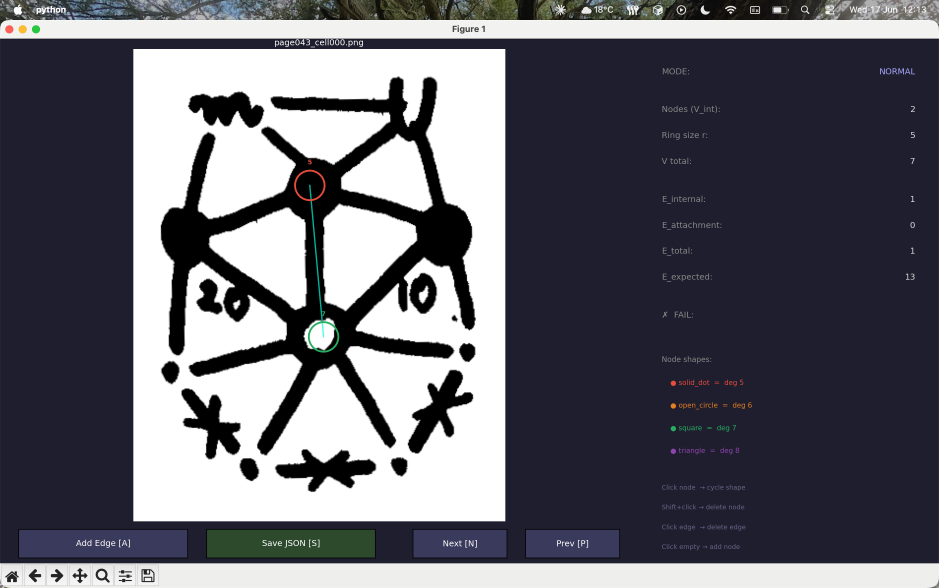
#> input picture img.png, 2816 x 1762 px (shown at 1/3 size)
$ python node_detector.py img.png
#> lines starting #> are read from the running program, lines starting #| are printed output that depends on the picture; after the words box and inside, x2 and y2 are one past the last pixel; in counts of white or black regions, pixels touching at a corner belong together
"""
Phase 2 — Node Detection

Detects and classifies nodes in a cropped Appel-Haken configuration image.

Node types (from CLAUDE.md):
    solid_dot   → degree 5  (large filled black disc)
    open_circle → degree 6  (hollow ring, white interior)
    square      → degree 7  (four-cornered blob)
    triangle    → degree 8+ (three-cornered blob)

Strategy:
    Solid dots are filled blobs — detected via connected components + circularity.
    Open circles are hollow rings — detected via Hough on the ring edge.
    Squares / triangles — detected via contour polygon approximation.

Usage:
    python node_detector.py crops/page043_cell002.png
    python node_detector.py crops/page043_cell002.png --debug
"""

import argparse
from dataclasses import dataclass
from pathlib import Path

import cv2
import numpy as np

# ---------------------------------------------------------------------------
# Tuning constants (calibrated at 600 DPI on ~370–560px-wide crops)
# ---------------------------------------------------------------------------

# Fraction of image height stripped from bottom to remove "CTL #N" label
LABEL_STRIP_FRAC = 0.18

# Adaptive threshold block size (should be odd; ~5% of crop width at 600 DPI)
BINARISE_BLOCK = 31

# --- Solid dot detection via distance-transform local maxima ---
# At 600 DPI: edge half-width ~4–6 px (dist peak ~4–6), solid dot radius ~10–25 px
# (dist peak ~10–25).  Threshold at 10 px rejects thick-edge midpoints (dist ~8–9)
# while keeping genuine solid dots.  Fill ratio 0.65 further guards against
# elongated junction blobs that survive the distance threshold.
SOLID_MIN_DIST_PX = 10.0   # minimum dist-transform value to qualify as a node centre
SOLID_FILL_MIN    = 0.65   # fill ratio within 0.5*r must exceed this

# --- Open circle (Hough ring) detection ---
# At 600 DPI, open circle rings have radius ~12–20px.
HOUGH_MIN_RADIUS = 10
HOUGH_MAX_RADIUS = 22
HOUGH_MIN_DIST = 28
HOUGH_THRESHOLD = 18
OPEN_MIN_CENTRE_INTENSITY = 160  # mean grayscale in centre must exceed this (0=black, 255=white)
OPEN_MIN_RING_INK = 0.45         # fraction of circumference at radius r that must be ink

# --- Square / triangle (polygon) detection ---
POLY_MIN_AREA = 400
POLY_MAX_AREA = 5_000
POLY_MAX_CIRCULARITY = 0.72    # below this → non-circular blob

# Proximity radius: skip a candidate if a previously found node is already near
PROXIMITY_PX = 25

DEGREE_MAP = {
    "solid_dot":   5,
    "open_circle": 6,
    "square":      7,
    "triangle":    8,
}


# ---------------------------------------------------------------------------
# Data type
# ---------------------------------------------------------------------------

@dataclass
class Node:
    x: int
    y: int
    radius: int
    shape: str       # solid_dot | open_circle | square | triangle
    degree: int


# ---------------------------------------------------------------------------
# Image loading
# ---------------------------------------------------------------------------

def load_binary(image_path: str) -> tuple[np.ndarray, np.ndarray]:
    """Return (gray, binary_inv) with the bottom label strip removed."""
    gray = cv2.imread(image_path, cv2.IMREAD_GRAYSCALE)
    if gray is None:
        raise FileNotFoundError(f"Cannot read image: {image_path}")

    h = gray.shape[0]
    gray = gray[:h - int(h * LABEL_STRIP_FRAC), :]

    denoised = cv2.medianBlur(gray, 3)
    binary = cv2.adaptiveThreshold(
        denoised, 255,
        cv2.ADAPTIVE_THRESH_GAUSSIAN_C,
        cv2.THRESH_BINARY_INV,
        blockSize=BINARISE_BLOCK, C=8,
    )
    return gray, binary


# ---------------------------------------------------------------------------
# Helpers
# ---------------------------------------------------------------------------

def _fill_ratio(binary_inv: np.ndarray, cx: int, cy: int, r: int,
                sample_frac: float = 0.70) -> float:
    """Fraction of pixels within sample_frac*r of (cx,cy) that are ink."""
    h, w = binary_inv.shape
    ys, xs = np.ogrid[:h, :w]
    mask = (xs - cx) ** 2 + (ys - cy) ** 2 <= (r * sample_frac) ** 2
    total = int(mask.sum())
    if total == 0:
        return 0.0
    return int(binary_inv[mask].sum() / 255) / total


def _near_any(cx: int, cy: int, nodes: list[Node], threshold: int = PROXIMITY_PX) -> bool:
    return any((cx - node.x) ** 2 + (cy - node.y) ** 2 < threshold ** 2 for node in nodes)


def _mean_intensity(gray: np.ndarray, cx: int, cy: int, r: int,
                    sample_frac: float = 0.4) -> float:
    """Mean grayscale value within sample_frac*r of (cx, cy). High = white/hollow centre."""
    h, w = gray.shape
    ys, xs = np.ogrid[:h, :w]
    mask = (xs - cx) ** 2 + (ys - cy) ** 2 <= (r * sample_frac) ** 2
    pixels = gray[mask]
    return float(pixels.mean()) if pixels.size else 255.0


def _ring_ink_density(binary_inv: np.ndarray, cx: int, cy: int, r: int,
                      n_angles: int = 24) -> float:
    """Fraction of circumference points at radius r that are ink.

    Real open circle nodes have their ring boundary as actual ink, so most
    sampled points hit the ring.  Hough false positives fitted to the white
    gap between spokes at a hub have white space between spoke directions,
    giving a low fraction.
    """
    angles = np.linspace(0.0, 2 * np.pi, n_angles, endpoint=False)
    xs = np.clip((cx + r * np.cos(angles)).astype(int), 0, binary_inv.shape[1] - 1)
    ys = np.clip((cy + r * np.sin(angles)).astype(int), 0, binary_inv.shape[0] - 1)
    return float((binary_inv[ys, xs] > 128).sum()) / n_angles


def _radial_ink_count(binary_inv: np.ndarray, cx: int, cy: int, r: int,
                      n_angles: int = 8, factor: float = 1.5) -> int:
    """Count how many of n_angles directions have ink at distance factor*r.

    Real nodes have edges attached, so several outward directions are ink.
    Annotation blobs sitting in an empty face have 0 ink at that distance.
    """
    sample_r = r * factor
    angles = np.linspace(0.0, 2 * np.pi, n_angles, endpoint=False)
    xs = np.clip((cx + sample_r * np.cos(angles)).astype(int), 0, binary_inv.shape[1] - 1)
    ys = np.clip((cy + sample_r * np.sin(angles)).astype(int), 0, binary_inv.shape[0] - 1)
    return int((binary_inv[ys, xs] > 128).sum())


# ---------------------------------------------------------------------------
# Step 1 — Solid dot detection (distance-transform local maxima)
# ---------------------------------------------------------------------------

def detect_solid_dots(binary_inv: np.ndarray) -> list[Node]:
    """
    Each foreground pixel's distance-transform value = distance to the nearest
    background pixel.  At the centre of a solid dot (~10–25 px radius at
    600 DPI) this value is ~10–25 px; at an edge midpoint (~4–6 px half-width)
    it is ~4–6 px.  Thresholding at SOLID_MIN_DIST_PX=8 cleanly separates
    them without a fragile erosion radius or area cap.
    """
    # Close small ink gaps (≤9 px) so the narrow white spaces between edge arms
    # at dense hubs don't suppress the hub's dist-transform peak.  The original
    # binary_inv is kept for fill-ratio classification so we don't inflate scores
    # on non-node regions that closing artificially fills.
    close_k = cv2.getStructuringElement(cv2.MORPH_ELLIPSE, (9, 9))
    closed = cv2.morphologyEx(binary_inv, cv2.MORPH_CLOSE, close_k)
    dist = cv2.distanceTransform(closed, cv2.DIST_L2, 5)

    # Non-maximum suppression: keep pixels whose dist value is the local max
    # within a window of radius PROXIMITY_PX (one peak per node spacing).
    ksize = PROXIMITY_PX * 2 + 1
    kernel = cv2.getStructuringElement(cv2.MORPH_ELLIPSE, (ksize, ksize))
    local_max = cv2.dilate(dist, kernel)
    peak_mask = (
        (dist >= local_max - 0.5) & (dist >= SOLID_MIN_DIST_PX)
    ).astype(np.uint8)

    # Connected components to merge any adjacent equal-value peak pixels.
    num, labels, _, _ = cv2.connectedComponentsWithStats(peak_mask)

    nodes: list[Node] = []
    for lbl in range(1, num):
        comp_mask = labels == lbl
        peak_val = float(dist[comp_mask].max())
        peak_ys, peak_xs = np.where(comp_mask & (dist >= peak_val - 0.5))
        cx = int(peak_xs.mean())
        cy = int(peak_ys.mean())
        r = max(1, int(peak_val))

        # Sample close to the centre (0.3r) so edge arms radiating from large
        # hubs don't reduce the fill ratio into the rejection zone.
        fill = _fill_ratio(binary_inv, cx, cy, r, sample_frac=0.3)
        if fill < SOLID_FILL_MIN:
            continue

        # Annotation blobs (boosted by closing) sit in empty faces — they have
        # no ink in any outward direction at 1.5r.  Real nodes have ≥2 attached
        # edges visible at that distance.
        if _radial_ink_count(binary_inv, cx, cy, r) < 2:
            continue

        if _near_any(cx, cy, nodes):
            continue

        nodes.append(Node(x=cx, y=cy, radius=r, shape="solid_dot", degree=5))

    return nodes


# ---------------------------------------------------------------------------
# Step 2 — Open circle detection (Hough on the ring edge)
# ---------------------------------------------------------------------------

def detect_open_circles(gray: np.ndarray, binary_inv: np.ndarray,
                        existing: list[Node]) -> list[Node]:
    blurred = cv2.GaussianBlur(gray, (5, 5), 1.5)
    circles = cv2.HoughCircles(
        blurred,
        cv2.HOUGH_GRADIENT,
        dp=1.2,
        minDist=HOUGH_MIN_DIST,
        param1=50,
        param2=HOUGH_THRESHOLD,
        minRadius=HOUGH_MIN_RADIUS,
        maxRadius=HOUGH_MAX_RADIUS,
    )

    nodes: list[Node] = []
    if circles is None:
        return nodes

    for cx, cy, r in np.round(circles[0]).astype(int):
        cx, cy, r = int(cx), int(cy), int(r)
        if _near_any(cx, cy, existing):
            continue
        if _mean_intensity(gray, cx, cy, r) < OPEN_MIN_CENTRE_INTENSITY:
            continue
        if _radial_ink_count(binary_inv, cx, cy, r) < 2:
            continue
        if _ring_ink_density(binary_inv, cx, cy, r) < OPEN_MIN_RING_INK:
            continue
        nodes.append(Node(x=cx, y=cy, radius=r, shape="open_circle", degree=6))

    return nodes


# ---------------------------------------------------------------------------
# Step 3 — Square / triangle detection (polygon contours)
# ---------------------------------------------------------------------------

def detect_polygon_nodes(binary_inv: np.ndarray, existing: list[Node]) -> list[Node]:
    contours, _ = cv2.findContours(binary_inv, cv2.RETR_EXTERNAL, cv2.CHAIN_APPROX_SIMPLE)
    nodes: list[Node] = []

    for cnt in contours:
        area = cv2.contourArea(cnt)
        if not (POLY_MIN_AREA <= area <= POLY_MAX_AREA):
            continue

        perimeter = cv2.arcLength(cnt, True)
        if perimeter == 0:
            continue
        circularity = 4 * np.pi * area / (perimeter ** 2)
        if circularity >= POLY_MAX_CIRCULARITY:
            continue  # circular — handled above

        approx = cv2.approxPolyDP(cnt, 0.04 * perimeter, True)
        corners = len(approx)
        if corners == 4:
            shape = "square"
        elif corners == 3:
            shape = "triangle"
        else:
            continue

        M = cv2.moments(cnt)
        if M["m00"] == 0:
            continue
        cx = int(M["m10"] / M["m00"])
        cy = int(M["m01"] / M["m00"])

        if _near_any(cx, cy, existing):
            continue

        r = max(1, int(np.sqrt(area / np.pi)))
        nodes.append(Node(x=cx, y=cy, radius=r, shape=shape, degree=DEGREE_MAP[shape]))

    return nodes


# ---------------------------------------------------------------------------
# Public API
# ---------------------------------------------------------------------------

def detect_nodes(image_path: str) -> list[Node]:
    gray, binary_inv = load_binary(image_path)
    solid_dots = detect_solid_dots(binary_inv)
    open_circles = detect_open_circles(gray, binary_inv, solid_dots)
    polygons = detect_polygon_nodes(binary_inv, solid_dots + open_circles)
    return solid_dots + open_circles + polygons


# ---------------------------------------------------------------------------
# Debug visualisation
# ---------------------------------------------------------------------------

COLOURS = {
    "solid_dot":   (0,   0,   255),   # red
    "open_circle": (255, 140,   0),   # orange
    "square":      (0,   200,   0),   # green
    "triangle":    (200,   0, 200),   # purple
}


# [12 lines left out: function draw_nodes, not called in this run]


# ---------------------------------------------------------------------------
# CLI
# ---------------------------------------------------------------------------

def main() -> None:
    parser = argparse.ArgumentParser(description="Phase 2: detect nodes in a config crop")
    parser.add_argument("image", help="Path to crop PNG")
    parser.add_argument("--debug", action="store_true", help="Save annotated image alongside input")
    args = parser.parse_args()

    nodes = detect_nodes(args.image)
#> in load_binary, `gray = gray[:h - int(h * LABEL_STRIP_FRAC), :]`:
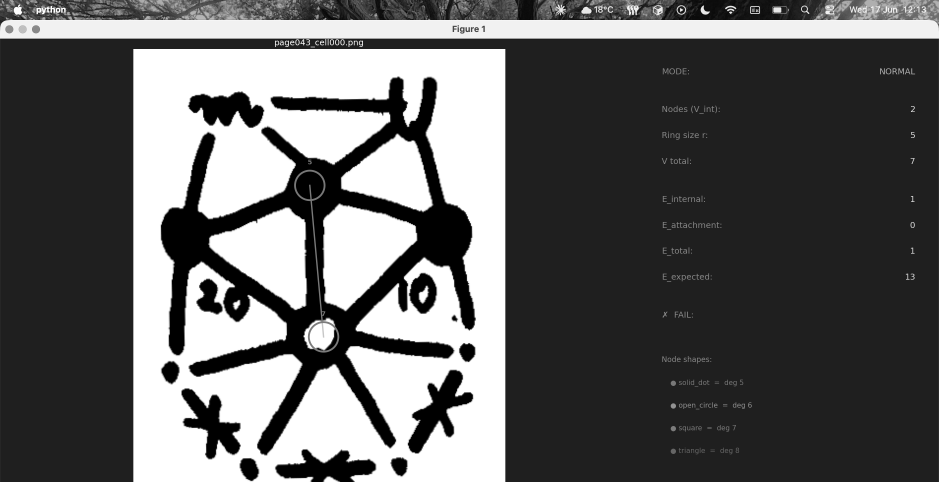
#> gray: shape (1445, 2816) (shown at 1/3 size); min 0, max 255, mean 96.9
#> in load_binary, `binary = cv2.adaptiveThreshold( denoised, 255, cv2.ADAPTIVE_THRESH_GAU..`:
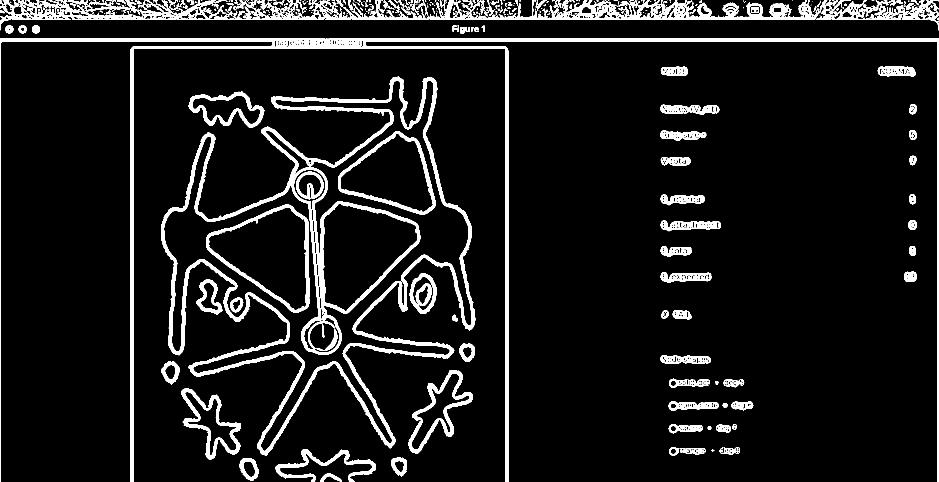
#> binary: shape (1445, 2816) (shown at 1/3 size); 8.5% white; 540 white regions (273 under 20 px), largest, box (x1, y1, x2, y2) and area: (483, 230, 1427, 1366) 99163, (0, 116, 2816, 1445) 65361, (0, 0, 2816, 91) 61929
#> in detect_solid_dots, `closed = cv2.morphologyEx(binary_inv, cv2.MORPH_CLOSE, close_k)`:
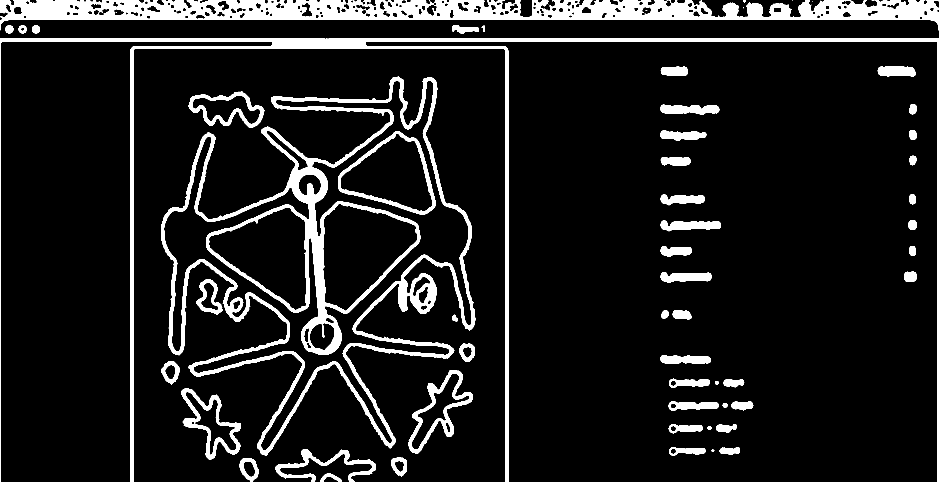
#> closed: shape (1445, 2816) (shown at 1/3 size); 10.4% white; 63 white regions (11 under 20 px), largest, box (x1, y1, x2, y2) and area: (483, 230, 1427, 1366) 126454, (0, 0, 2816, 91) 125086, (0, 116, 2816, 1445) 70414
#> in detect_solid_dots, `dist = cv2.distanceTransform(closed, cv2.DIST_L2, 5)`:
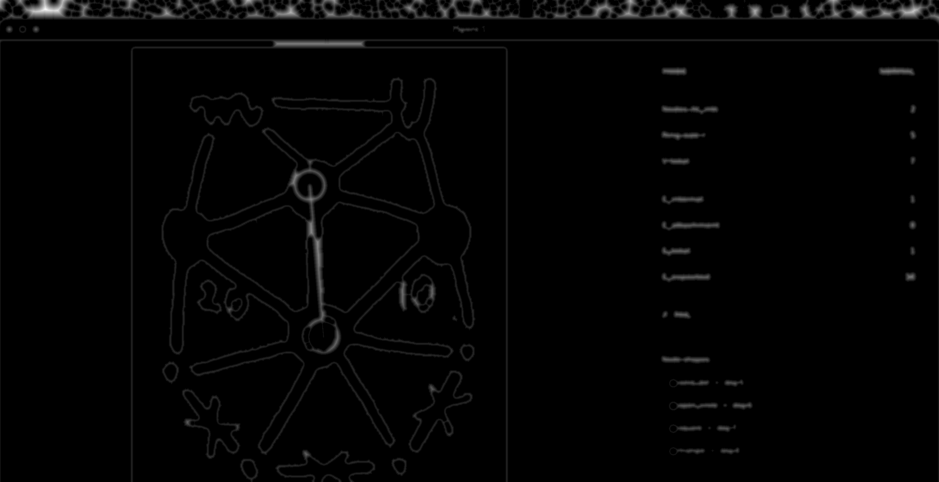
#> dist: shape (1445, 2816) float32 (shown at 1/3 size); min 0, max 32.39, mean 0.5; drawn with min black and max white
#> in detect_solid_dots, `local_max = cv2.dilate(dist, kernel)`:
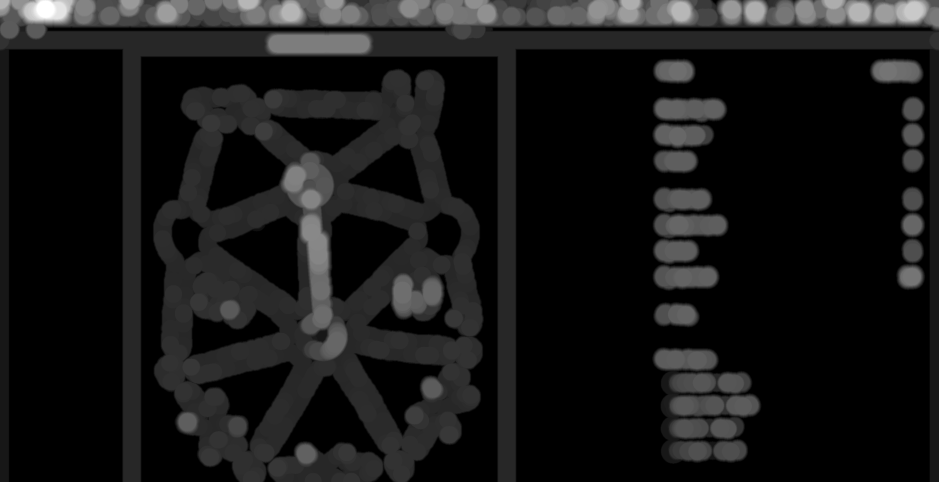
#> local_max: shape (1445, 2816) float32 (shown at 1/3 size); min 0, max 32.39, mean 3; drawn with min black and max white
#> in detect_solid_dots, `peak_mask = ( (dist >= local_max - 0.5) & (dist >= SOLID_MIN_DIST_PX) ..`:
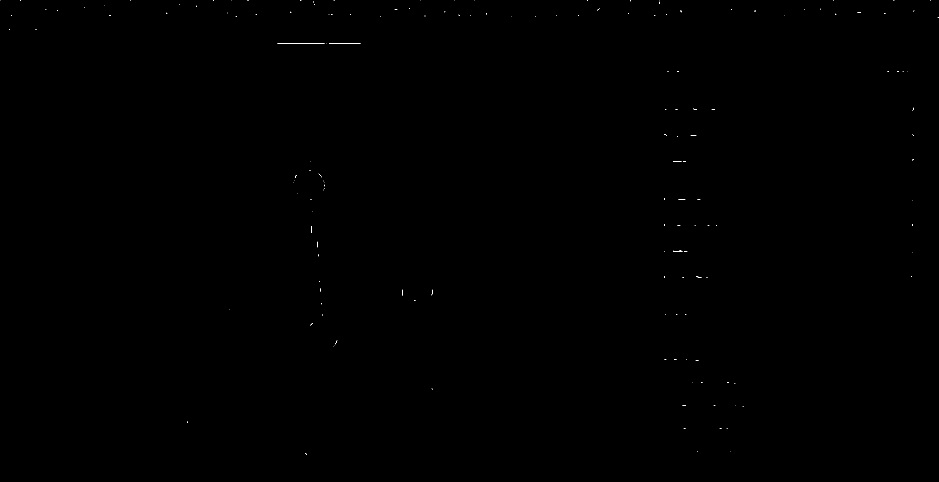
#> peak_mask: shape (1445, 2816) (shown at 1/3 size); values 0 (black) and 1 (white), 0.03% white in thin lines or dots
#> in detect_solid_dots, `num, labels, _, _ = cv2.connectedComponentsWithStats(peak_mask)`: labels: shape (1445, 2816) int32; 167 distinct labels, from 0 to 166
#> in detect_solid_dots, `num, labels, _, _ = cv2.connectedComponentsWithStats(peak_mask)`: num = 167
#> the loop in detect_solid_dots, `for lbl in range(1, num):` made 166 passes
#> (peak_val, peak_ys, peak_xs, cx, cy, r, total in _fill_ratio, fill) on passes 1 to 3: (22.98, [0], [0], 0, 0, 22, 41, 0.585), (18.58, [0, 0, 1, 2], [60, 61, 60, 60], 60, 0, 18, 54, 0.537), (19.6, [0, 0], [390, 391], 390, 0, 19, 56, 0.339)
#> pass 1, in detect_solid_dots, `comp_mask = labels == lbl`:
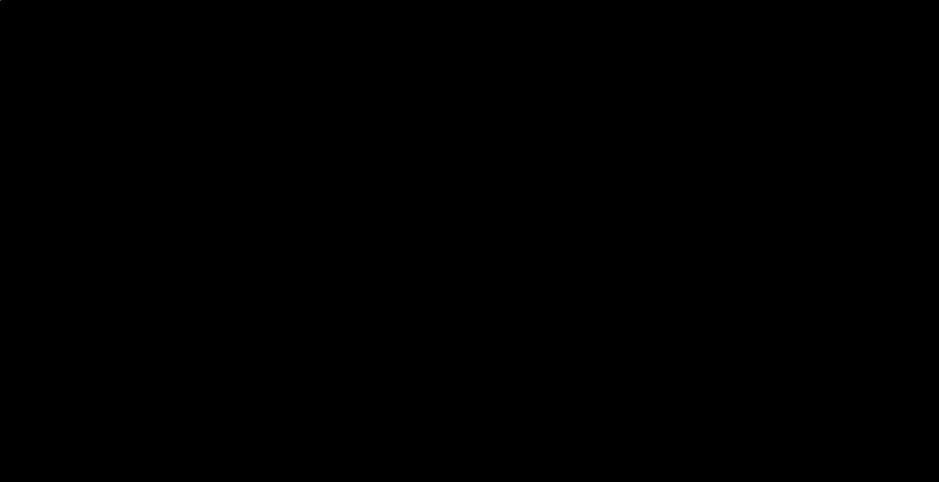
#> comp_mask: shape (1445, 2816) bool (shown at 1/3 size); 0% white in thin lines or dots, all inside (x1, y1, x2, y2) = (0, 0, 1, 1)
#> after the loop in detect_solid_dots, `for lbl in range(1, num):`: nodes = 29 items
#> in detect_open_circles, `circles = cv2.HoughCircles( blurred, cv2.HOUGH_GRADIENT, dp=1.2, minDi..`: circles = 120 rows, first 8: [1534.2, 24.6, 18.64], [130.2, 34.2, 21.28], [1870.2, 23.4, 21.28], [1977, 24.6, 19.96], [21, 81, 19.96], [1636.2, 31.8, 21.28], [1255.8, 31.8, 21.28], [2682.6, 24.6, 21.28]
#> the loop in detect_open_circles, `for cx, cy, r in np.round(circles[0]).astype(int):` made 120 passes
#> (cx, cy, r) on passes 1, 3, 4, 6, 7, 9, 10, 11, 12, 13, 14, 15: (1534, 25, 19), (1870, 23, 21), (1977, 25, 20), (1636, 32, 21), (1256, 32, 21), (2043, 29, 15), (794, 39, 21), (752, 20, 19), (674, 23, 21), (1931, 41, 21), (1433, 31, 20), (2591, 37, 20)
#> (cx, cy, r, sample_r in _radial_ink_count) on passes 2, 5, 8: (130, 34, 21, 31.5), (21, 81, 20, 30), (2683, 25, 21, 31.5)
#> the loop in detect_polygon_nodes, `for cnt in contours:` made 438 passes
#> cnt on passes 4, 5, 8: [[2136, 1355], [2139, 1355]], [[2133, 1351], [2133, 1352], [2142, 1352], [2142, 1351]], [[2136, 1348], [2139, 1348]]

    print(f"\n{Path(args.image).name}  —  {len(nodes)} node(s) detected")
#| img.png  —  41 node(s) detected
    print(f"  {'shape':<14} {'deg':>4}  {'(x, y)':>14}  {'r':>4}")
    print(f"  {'-'*14} {'----':>4}  {'------':>14}  {'--':>4}")
    for node in nodes:
        print(f"  {node.shape:<14} {node.degree:>4}  ({node.x:>5}, {node.y:>5})  {node.radius:>4}")
#> this loop made 41 passes
#|   solid_dot         5  ( 1977,     0)    13
#|   solid_dot         5  ( 2681,     0)    11
#|   solid_dot         5  (  588,    18)    13
#|   solid_dot         5  ( 1458,    40)    18
#|   solid_dot         5  (  768,    43)    16
#|   solid_dot         5  ( 1998,    43)    16
#|   solid_dot         5  ( 1963,    45)    14
#|   solid_dot         5  ( 1735,    46)    13
#> (further printed lines are left out)

    if args.debug:
        p = Path(args.image)
        out = str(p.parent / (p.stem + "_nodes.png"))
        draw_nodes(args.image, nodes, out)
        print(f"\nDebug image saved to {out}")


if __name__ == "__main__":
    main()
